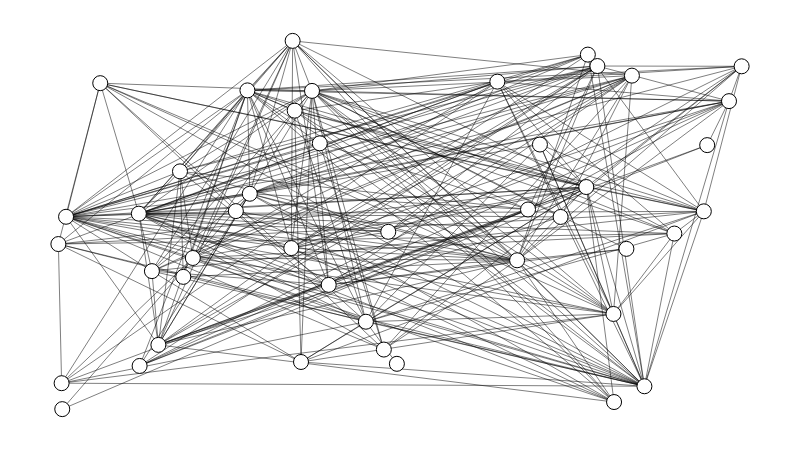

Notebook code for this chart:
### Code cell
g = fm.load('marvel.gml')
g.label_nodes('name')
g.set_all_nodes(size=15, labpos='hover')
g.set_all_edges(color=(0, 0, 0, 0.5))
g.draw()

### Figure 1 — Plotly figure (JSON) as saved in the notebook; plotly's stock layout.template omitted (floating-point values rounded to 4 significant figures; data arrays with more than 128 entries replaced by an {"elided": "..."} marker saying what was removed)
{"data": [{"hoverinfo": "none", "line": {"color": "rgb(127, 127, 127)", "dash": "solid", "width": 0}, "mode": "lines", "type": "scatter", "x": [0.4945, 0.4945, null, 0, 1, null], "y": [0, 1, null, 0.5175, 0.5175, null]}, {"hoverinfo": "none", "line": {"color": "rgba(0, 0, 0, 0.5)", "dash": "solid", "width": 1}, "mode": "lines", "type": "scatter", "x": {"elided": "840 float values"}, "y": {"elided": "840 float values"}}, {"hoverinfo": "text", "marker": {"color": "rgb(255, 255, 255)", "line": {"color": "rgb(0, 0, 0)", "width": 1}, "size": 15, "symbol": "circle"}, "mode": "markers", "text": ["Red Skull", "Lady Deathstrike", "Omega Red", "Sabretooth", "Doctor Doom", "Loki", "Thanos", "Lizard", "Magneto", "Mister Sinister", "Scarlet Witch", "Bullseye", "Kingpin", "Kraven the Hunter", "Dormammu", "Mephisto", "Ego", "Klaw", "Leader", "Onslaught", "Kang", "Apocalypse", "Mystique", "Doctor Octopus", "Rhino", "Carnage", "Hydro-Man", "Blizzard", "Mandarin", "Blob", "Tiger Shark", "Exodus", "Electro", "Lady Bullseye", "Annihilus", "Chameleon", "Jigsaw", "Pyro", "Goblin Queen", "Callisto", "Arclight", "Fabian Cortez", "Bloodaxe", "Blackout"], "textfont": {"color": "rgb(0, 0, 0)"}, "textposition": "middle center", "type": "scatter", "x": [0.6714, 0.1968, 0.3459, 0.7726, 0.01124, 0.3712, 0.1464, 0.9815, 0.8577, 0.9447, 0.1178, 0.178, 0.2767, 1, 0.1369, 0.3956, 0.7351, 0.3409, 0.7749, 0.06127, 0.8394, 0.8124, 0.4501, 0.7889, 0.2802, 0.9496, 0.4828, 0.3826, 0.4764, 0.6424, 0.2597, 0.7048, 0.6874, 0.1828, 0.3429, 0.1189, 0.8133, 0.004745, 0.3551, 0.9015, 0, 0.4955, 0.8314, 0.005683], "y": [0.4042, 0.4104, 0.8105, 0.6031, 0.5223, 0.8642, 0.1745, 0.8363, 0.06208, 0.5371, 0.5308, 0.6457, 0.8656, 0.931, 0.3748, 0.3374, 0.5219, 0.4373, 0.9627, 0.8852, 0.9056, 0.2585, 0.2374, 0.9317, 0.5849, 0.7169, 0.4815, 0.7218, 0.1618, 0.8893, 0.5377, 0.7185, 0.5422, 0.3591, 1, 0.1172, 0.01923, 0.07041, 0.128, 0.4767, 0.4482, 0.123, 0.4352, 0]}, {"hoverinfo": "none", "mode": "text", "text": [], "textfont": {"color": "rgb(255, 255, 255)"}, "textposition": "middle center", "type": "scatter", "x": [], "y": []}, {"hoverinfo": "none", "mode": "text", "text": [null, null, null, null, null, null, null, null, null, null, null, null, null, null, null, null, null, null, null, null, null, null, null, null, null, null, null, null, null, null, null, null, null, null, null, null, null, null, null, null, null, null, null, null], "textfont": {"color": "rgb(0, 0, 0)"}, "textposition": "middle center", "type": "scatter", "x": [0.6714, 0.1968, 0.3459, 0.7726, 0.01124, 0.3712, 0.1464, 0.9815, 0.8577, 0.9447, 0.1178, 0.178, 0.2767, 1, 0.1369, 0.3956, 0.7351, 0.3409, 0.7749, 0.06127, 0.8394, 0.8124, 0.4501, 0.7889, 0.2802, 0.9496, 0.4828, 0.3826, 0.4764, 0.6424, 0.2597, 0.7048, 0.6874, 0.1828, 0.3429, 0.1189, 0.8133, 0.004745, 0.3551, 0.9015, 0, 0.4955, 0.8314, 0.005683], "y": [0.4042, 0.4104, 0.8105, 0.6031, 0.5223, 0.8642, 0.1745, 0.8363, 0.06208, 0.5371, 0.5308, 0.6457, 0.8656, 0.931, 0.3748, 0.3374, 0.5219, 0.4373, 0.9627, 0.8852, 0.9056, 0.2585, 0.2374, 0.9317, 0.5849, 0.7169, 0.4815, 0.7218, 0.1618, 0.8893, 0.5377, 0.7185, 0.5422, 0.3591, 1, 0.1172, 0.01923, 0.07041, 0.128, 0.4767, 0.4482, 0.123, 0.4352, 0]}, {"hoverinfo": "none", "mode": "text", "text": {"elided": "280 null values"}, "textfont": {"color": "rgb(0, 0, 0)"}, "textposition": "middle center", "type": "scatter", "x": {"elided": "280 float values"}, "y": {"elided": "280 float values"}}, {"hoverinfo": "none", "marker": {"color": "rgba(255, 255, 255, 0)", "line": {"color": "rgba(255, 255, 255, 0)", "width": 0}, "size": 0, "symbol": "circle"}, "mode": "markers", "type": "scatter", "x": [0.5, 0, 1, 0.5], "y": [0, 0.5, 0.5, 1]}], "layout": {"height": 450, "hovermode": "closest", "margin": {"b": 10, "l": 10, "r": 10, "t": 10}, "plot_bgcolor": "rgb(255, 255, 255)", "showlegend": false, "width": 800, "xaxis": {"showgrid": false, "showticklabels": false, "zeroline": false}, "yaxis": {"showgrid": false, "showticklabels": false, "zeroline": false}}}
